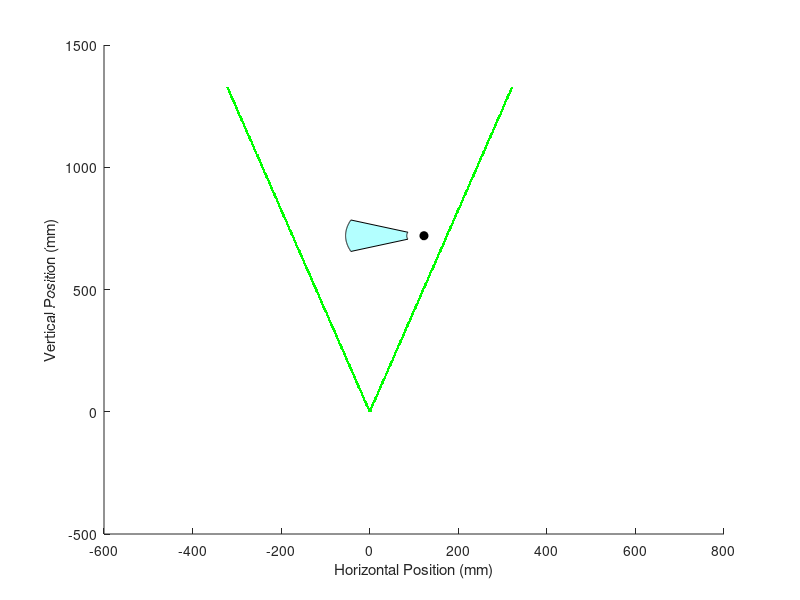

This chart was generated by the following MATLAB code: (Note: this script raises an error after producing the figure.)
clear
close all

% Initial plot of single radial gaussian distribution
% I0 = 1; % normalized units
% bw = 4; % mm
% r = linspace(-2*bw,2*bw,200);
% I = I0 * exp((-2*r.^2) / bw^2);
% 
% figure
% plot(r, I, LineWidth=2)
% xlabel("Radial distance")
% ylabel("Intensity")
% set(gca, FontSize=14)

% Plot heatmap for energy intensity in FOV
clear

color_lim = 0.25;
I0 = 1; % normalized units
% bw = 3.427; % mm, reported as 1/4 inch (6.35 mm) but effective diameter 86.5% listed in test at 3.4 mm
bw = 3.875;
% bw = 5;Is t
L = 350; % mm, vertical length of FOV, pre-DFD value was 400
W = 350; % mm, horizontal width of FOV, pre-DFD value was 400
L_cal = 500;
W_cal = 310;
wt_dim = 1200; % mm, wind tunnel is 1.2 x 1.2 m
% vert_off = (14 + 7)*10; % mm, vertical offset of laser mirrors above wind tunnel

vert_off = (11 + 1)*10; % mm, vertical offset of lens above wind tunnel
d = ((wt_dim - L) / 2) + vert_off; % mm, vertical distance from focal point of cylindrical
                                    % lens to top of FOV
d_cal = ((wt_dim - L_cal) / 2) + vert_off; % mm, vertical distance from focal point of cylindrical
h_off = W*0.35; % mm, horizontal offset of wind tunnel
% z = linspace(d,d+L,200);
hor_num = 1000;
vert_num = 1000;

% ----------------------------------------------------------------------
% -------------------Annular section swept by wing----------------------
% ----------------------------------------------------------------------

w_r = 39; % mm
w_L = 177; % mm
phi = 21.3; % deg

p_y = d + L/2;
p_x = h_off;
% Parameters
pivot = [p_x, p_y];            % pivot point (not on the line)
line_p1 = [p_x + w_r, p_y];          % line endpoint 1
line_p2 = [p_x + w_L, p_y];          % line endpoint 2

% Radii of the two endpoints
r1 = norm(line_p1 - pivot);
r2 = norm(line_p2 - pivot);

% Sample angles
theta = linspace(-phi, phi, 200);

% Arc coordinates
x_outer = pivot(1) - r1*cosd(theta);
y_outer = pivot(2) - r1*sind(theta);

x_inner = pivot(1) - r2*cosd(theta);
y_inner = pivot(2) - r2*sind(theta);

% Build annular sector polygon
x_ring = [x_inner, fliplr(x_outer)];
y_ring = [y_inner, fliplr(y_outer)];

% ----------------------------------------------------------------------

t = 2; % thickness of laser beam edge on plot (not physical)
% fl = 3.91; % mm, a concave lens so this number is actually negative
% bfl_vals = 100; % mm
% bfl_vals = [5.2, 5.3, 7.1, 7.7, 9.0, 11.0, 14.0, 15.0 16.3, 20.3, 21.3, 23.5, 26.2, 26.7];
bfl_vals = 8; % mm
% bfl_vals = 20.3; % mm
% back focal length (mechanical) different from effective focal length
% (optical), "A mechanical measurement given as the distance between the
% last surface of an optical lens to its image plane."
P = 10; % W, roughly

if (~isscalar(bfl_vals))
    med_int_vals = zeros(size(bfl_vals));
end

for j = 1:length(bfl_vals)
bfl = bfl_vals(j);

z = linspace(0,wt_dim + vert_off + bfl,vert_num);
theta = atan(bw / (2 * bfl));
int_grid = zeros(hor_num,length(z));
laser_grid = zeros(hor_num,length(z));
for i = 1:length(z)
    cur_w = 2 * z(i) * tan(theta);
    % r = linspace(-W/2,W/2,200);
    % radial/width array for laser beam intensity calculation
    w_r = linspace(-wt_dim/2  + h_off, wt_dim/2 + h_off,hor_num);
    % I0 = (2 * P) / (pi * (cur_w / 10)^2); % only true for cone
    A = pi * (bw / 10) * ((cur_w / 2) / 10);
    I0 = P / A;
    I = I0 * exp((-2*w_r.^2) / cur_w^2);

    % Store as a column
    int_grid(i,:) = I(:);

    if (z(i) < bfl) % preserve laser as beam before lens
        [M, ind_left] = min(abs(w_r + bw/2));
        [M, ind_right] = min(abs(w_r - bw/2));
    else % find location where beam width ends
        [M, ind_left] = min(abs(w_r + cur_w/2));
        [M, ind_right] = min(abs(w_r - cur_w/2));
    end

    try % give laser some apparent thickness on the plot so it can be seen more clearly
    laser_grid(i, ind_left-t:ind_left+t) = 1;
    laser_grid(i, ind_right-t:ind_right+t) = 1;
    catch % when thickness hits border of plot, plot original unthickened line
    laser_grid(i, ind_left) = 1;
    laser_grid(i, ind_right) = 1;
    end

    % if (mod(i,50) == 0)
    %     figure
    %     plot(r, I, LineWidth=2)
    %     xlabel("Radial distance")
    %     ylabel("Intensity")
    %     set(gca, FontSize=14)
    % end
end
if (~isscalar(bfl_vals))
median_intensity = median(int_grid(z > d+bfl & z < (d+bfl+L),w_r > -W/2 & w_r < W/2),"all");
med_int_vals(j) = round(median_intensity,3);
end
end

if (isscalar(bfl_vals))
bfl = bfl_vals;

% [left bottom width height]
FOV_pos = [-W/2 d + bfl W L];
Cal_pos = [-W/2 + (W - W_cal)/2 d_cal + bfl W_cal L_cal];
PIV_w = 300;
PIV_L = 400;
PIV_x = -W/2 + (W - W_cal)/2 + (W_cal - PIV_w)/2;
PIV_y = d_cal + bfl + (L_cal - PIV_L)/2;
PIV_pos = [PIV_x PIV_y PIV_w PIV_L];
wind_tunnel_pos = [-wt_dim/2 + h_off bfl + vert_off wt_dim wt_dim];

% ----------------------------------------------------------------------
% ----------Laser Beam Border in Wind Tunnel Section Plot---------------
% ----------------------------------------------------------------------

figure
hold on
imagesc(w_r, z, laser_grid)
n = 256;  % number of steps
cmap = [linspace(1,0,n)', linspace(1,1,n)', linspace(1,0,n)'];  
colormap(cmap);

% Plot annular region swept by wing
fill(x_ring, y_ring, 'c', 'FaceAlpha', 0.3, 'EdgeColor', 'k');
plot(pivot(1), pivot(2), 'ko', 'MarkerFaceColor', 'k'); % pivot

xlabel('Horizontal Position (mm)')
ylabel('Vertical Position (mm)')
set(gca, FontSize=14)
set(gca,'YDir','reverse')
axis equal
xlim([-wt_dim/2 + h_off wt_dim/2 + h_off])
ylim([0 wt_dim + vert_off])
% xlim([-4 4])
% ylim([0 8])
% xlim([-4 4])
% ylim([-8 8])
title('Border of Laser Beam')

% FOV rectangle
rectangle('Position', FOV_pos, 'EdgeColor', 'k', 'LineWidth', 2)

% Wind tunnel rectangle
rectangle('Position', wind_tunnel_pos, 'EdgeColor', 'k', 'LineWidth', 1)

% ----------------------------------------------------------------------
% ------------Field of View in Wind Tunnel Section Plot-----------------
% ----------------------------------------------------------------------

figure
hold on
imagesc(w_r, z, int_grid)
cb = colorbar;
% clim([0 color_lim])

% Define custom 2-color colormap:
% - first color: white (for values below cutoff)
% - second color: yellow (for values above cutoff)
colormap([1 1 1; 1 1 0]);
% Set color limits so that values <= cutoff map to first color,
% and values >= cutoff map to second color
clim([color_lim-0.001, color_lim+0.001]); 

datacursormode on

% Plot annular region swept by wing
fill(x_ring, y_ring, 'c', 'FaceAlpha', 0.3, 'EdgeColor', 'k');
plot(pivot(1), pivot(2), 'ko', 'MarkerFaceColor', 'k'); % pivot

% FOV rectangle
rectangle('Position', FOV_pos, 'EdgeColor', 'k', 'LineWidth', 2)

% Calibration target rectangle
rectangle('Position', Cal_pos, 'EdgeColor', '#4f4f4f', 'LineWidth', 2)

% Wind tunnel rectangle
rectangle('Position', wind_tunnel_pos, 'EdgeColor', 'k', 'LineWidth', 1)

ylabel(cb,'W / cm^2','FontSize',16,'Rotation',270)
xlabel('Horizontal Position (mm)')
ylabel('Vertical Position (mm)')
set(gca, FontSize=14)
set(gca,'YDir','reverse')
axis equal
xlim([-wt_dim/2 + h_off wt_dim/2 + h_off])
ylim([0 wt_dim + vert_off])
title('Light Intensity in Wind Tunnel')

% ----------------------------------------------------------------------
% ------------------------Field of View in PIV Plot---------------------
% ----------------------------------------------------------------------

figure
hold on

datacursormode on

% Calibration target rectangle
rectangle('Position', PIV_pos, 'FaceColor', 'green',...
          'EdgeColor', 'none','FaceAlpha', 0.5)

% Plot annular region swept by wing
plot([x_ring x_ring(1)], [y_ring y_ring(1)], 'k', 'LineWidth', 1.5);
plot(pivot(1), pivot(2), 'ko', 'MarkerFaceColor', 'k'); % pivot

x_ring_mirror = 2*pivot(1) - x_ring;  % reflect across pivot x

plot([x_ring_mirror x_ring_mirror(1)], [y_ring y_ring(1)], 'k', 'LineWidth', 1.5);
plot(pivot(1), pivot(2), 'ko', 'MarkerFaceColor', 'k'); % pivot

% Wind tunnel rectangle
rectangle('Position', wind_tunnel_pos, 'EdgeColor', 'k', 'LineWidth', 3)

ylabel(cb,'W / cm^2','FontSize',16,'Rotation',270)
xlabel('Horizontal Position (mm)')
ylabel('Vertical Position (mm)')
set(gca, FontSize=14)
set(gca,'YDir','reverse')
axis equal
padding = 100;
xlim([-wt_dim/2 + h_off - padding wt_dim/2 + h_off + padding])
ylim([vert_off - padding wt_dim + vert_off + padding])
set(gca, 'XDir', 'reverse'); % flip axis since PIV is from behind
title('Light Intensity in Wind Tunnel')

% ----------------------------------------------------------------------
% --------------------------Field of View Plot--------------------------
% ----------------------------------------------------------------------

figure
hold on
imagesc(w_r(w_r > -W/2 & w_r < W/2), z(z > d+bfl & z < (d+bfl+L)), int_grid(z > d+bfl & z < (d+bfl+L),w_r > -W/2 & w_r < W/2))
cb = colorbar;
clim([0 color_lim])
datacursormode on

% FOV rectangle
rectangle('Position', FOV_pos, 'EdgeColor', 'k', 'LineWidth', 2)

ylabel(cb,'W / cm^2','FontSize',16,'Rotation',270)
xlabel('Horizontal Position (mm)')
ylabel('Vertical Position (mm)')
set(gca, FontSize=14)
set(gca,'YDir','reverse')
axis equal
xlim([-W/2 W/2])
ylim([d+bfl d+bfl+L])
title('Light Intensity in Field of View')

disp("Back focal length: " + bfl + " mm")

mean_intensity = mean(int_grid(z > d+bfl & z < (d+bfl+L),w_r > -W/2 & w_r < W/2),"all");
disp("The average intensity in the FOV is: " + round(mean_intensity,3) + " W/cm^2")

median_intensity = median(int_grid(z > d+bfl & z < (d+bfl+L),w_r > -W/2 & w_r < W/2),"all");
disp("The median intensity in the FOV is: " + round(median_intensity,3) + " W/cm^2")

min_intensity = min(int_grid(z > d+bfl & z < (d+bfl+L),w_r > -W/2 & w_r < W/2),[],"all");
disp("The minimum intensity in the FOV is: " + round(min_intensity,3) + " W/cm^2")

else
    [M, I] = max(med_int_vals);
    disp("Highest median intensity is " + M + " W/cm^2, for BFL = " + bfl_vals(I))
end
